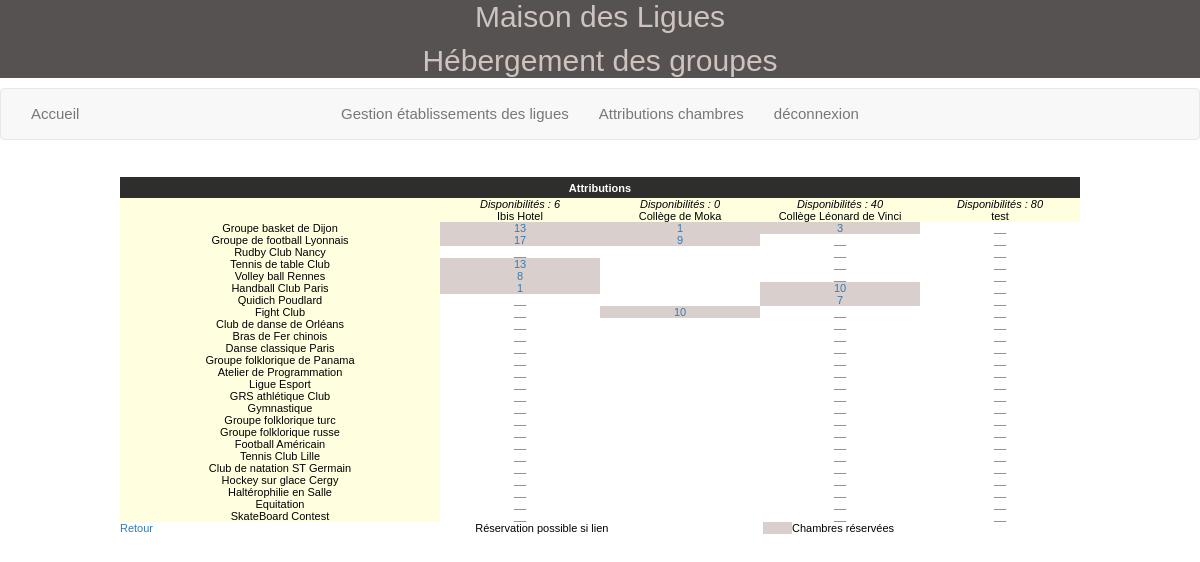
/modificationAttributions.php (signed in), run on the app's committed database.
### tables this page shows
CREATE TABLE IF NOT EXISTS `etablissement` (
  `id` char(8) NOT NULL,
  `nom` varchar(45) NOT NULL,
  `adresseRue` varchar(45) NOT NULL,
  `codePostal` char(5) NOT NULL,
  `ville` varchar(35) NOT NULL,
  `tel` varchar(13) NOT NULL,
  `adresseElectronique` varchar(70) DEFAULT NULL,
  `type` tinyint(4) NOT NULL,
  `civiliteResponsable` varchar(12) NOT NULL,
  `nomResponsable` varchar(25) NOT NULL,
  `prenomResponsable` varchar(25) DEFAULT NULL,
  `nombreChambresOffertes` int(11) DEFAULT NULL,
  `infosP` varchar(250) NOT NULL,
  PRIMARY KEY (`id`)
);

CREATE TABLE IF NOT EXISTS `groupe` (
  `id` char(4) NOT NULL,
  `nom` varchar(40) NOT NULL,
  `identiteResponsable` varchar(40) DEFAULT NULL,
  `adressePostale` varchar(120) DEFAULT NULL,
  `nombrePersonnes` int(11) NOT NULL,
  `nomPays` varchar(40) NOT NULL,
  `hebergement` char(1) NOT NULL,
  PRIMARY KEY (`id`)
);

CREATE TABLE IF NOT EXISTS `attribution` (
  `idEtab` char(8) NOT NULL,
  `idGroupe` char(4) NOT NULL,
  `nombreChambres` int(11) NOT NULL,
  PRIMARY KEY (`idEtab`,`idGroupe`),
  KEY `fk2_Attribution` (`idGroupe`)
);

### _gestionBase.inc.php (called while the page is built, shortened)
<?php
function obtenirReqEtablissementsOffrantChambres()
{
   $req="select id, nom, nombreChambresOffertes from Etablissement where
         nombreChambresOffertes!=0 order by id";
   return $req;
}
function obtenirNbEtabOffrantChambres($connexion)
{
   $req="select count(*) as nombreEtabOffrantChambres from Etablissement where
         nombreChambresOffertes!=0";
   $rsEtabOffrantChambres=$connexion->query($req);
   $lgEtabOffrantChambres=$rsEtabOffrantChambres->fetch(PDO::FETCH_ASSOC);
   return $lgEtabOffrantChambres["nombreEtabOffrantChambres"];
}
function obtenirReqIdNomGroupesAHeberger()
{
   $req="select id, nom from Groupe where hebergement='O' order by id";
   return $req;
}
function obtenirNbOccup($connexion, $idEtab)
{
   $req="select IFNULL(sum(nombreChambres), 0) as totalChambresOccup from
        Attribution where idEtab='$idEtab'";
   $rsOccup=$connexion->query($req);
   $lgOccup = $rsOccup->fetch(PDO::FETCH_ASSOC);
   return $lgOccup["totalChambresOccup"];
}
function obtenirNbOccupGroupe($connexion, $idEtab, $idGroupe)
{
   $req="select nombreChambres From Attribution where idEtab='$idEtab'
        and idGroupe='$idGroupe'";
   $rsAttribGroupe=$connexion->query($req);
   if ($lgAttribGroupe=$rsAttribGroupe->fetch(PDO::FETCH_ASSOC))
      return $lgAttribGroupe["nombreChambres"];
   else
      return 0;
}
?>

### modificationAttributions.php (the view, shortened to what this page needs)
<?php
include("_debut.inc.php");
include("_gestionBase.inc.php");
$connexion=connect();
if (empty($_SESSION['id']))
{
    header("location:index.php");
}
else
{
$nbEtabOffrantChambres=obtenirNbEtabOffrantChambres($connexion);
$nb=$nbEtabOffrantChambres+1;
$pourcCol=50/$nbEtabOffrantChambres;
echo "
<table width='80%' cellspacing='0' cellpadding='0' align='center'
class='tabQuadrille'>";
   echo "
   <tr class='enTeteTabQuad'>
      <td colspan=$nb><strong>Attributions</strong></td>
   </tr>";
   echo "
   <tr class='ligneTabQuad'>
      <td>&nbsp;</td>";
   $req=obtenirReqEtablissementsOffrantChambres();
   $rsEtab=$connexion->query($req);
   $lgEtab=$rsEtab->fetch(PDO::FETCH_ASSOC);
   while ($lgEtab!=FALSE)
   {
      $idEtab=$lgEtab["id"];
      $nom=$lgEtab["nom"];
      $nbOffre=$lgEtab["nombreChambresOffertes"];
      $nbOccup=obtenirNbOccup($connexion, $idEtab);
      $nbChLib = $nbOffre - $nbOccup;
      echo "
      <td valign='top' width='$pourcCol%'><i>Disponibilités : $nbChLib </i> <br>
      $nom </td>";
      $lgEtab=$rsEtab->fetch(PDO::FETCH_ASSOC);
   }
   echo "
   </tr>";
   $req=obtenirReqIdNomGroupesAHeberger();
   $rsGroupe=$connexion->query($req);
   $lgGroupe=$rsGroupe->fetch(PDO::FETCH_ASSOC);
   while ($lgGroupe!=FALSE)
   {
      $idGroupe=$lgGroupe['id'];
      $nom=$lgGroupe['nom'];
      echo "
      <tr class='ligneTabQuad'>
         <td width='25%'>$nom</td>";
      $req=obtenirReqEtablissementsOffrantChambres();
      $rsEtab=$connexion->query($req);
      $lgEtab=$rsEtab->fetch(PDO::FETCH_ASSOC);
      while ($lgEtab!=FALSE)
      {
         $idEtab=$lgEtab["id"];
         $nbOffre=$lgEtab["nombreChambresOffertes"];
         $nbOccup=obtenirNbOccup($connexion, $idEtab);
         $nbChLib = $nbOffre - $nbOccup;
         $nbOccupGroupe=obtenirNbOccupGroupe($connexion, $idEtab, $idGroupe);
         if ($nbOccupGroupe!=0)
         {
            $nbMax = $nbChLib + $nbOccupGroupe;
            echo "
            <td class='reserve'>
            <a href='donnerNbChambres.php?idEtab=$idEtab&amp;idGroupe=$idGroupe&amp;nbChambres=$nbMax'>
            $nbOccupGroupe</a></td>";
         }
         else
         {
            if ($nbChLib != 0)
            {
               echo "
               <td class='reserveSiLien'>
               <a href='donnerNbChambres.php?idEtab=$idEtab&amp;idGroupe=$idGroupe&amp;nbChambres=$nbChLib'>
               __</a></td>";
            }
            else
            {
               echo "<td class='reserveSiLien'>&nbsp;</td>";
            }
         }
         $lgEtab=$rsEtab->fetch(PDO::FETCH_ASSOC);
      }
      $lgGroupe=$rsGroupe->fetch(PDO::FETCH_ASSOC);
   }
echo "
</table>";
echo "
<table align='center' width='80%'>
   <tr>
      <td width='34%' align='left'><a href='consultationAttributions.php'>Retour</a>
      </td>
      <td class='reserveSiLien'>&nbsp;</td>
      <td width='30%' align='left'>Réservation possible si lien</td>
      <td class='reserve'>&nbsp;</td>
      <td width='30%' align='left'>Chambres réservées</td>
   </tr>
</table>";
}
?>

### css/cssGeneral.css (style rules this page uses)
.basePage { background-color:#ffffff; color:black; font:15px Arial, Helvetica, sans-serif; }
td,tr { font:11px Arial, Helvetica, sans-serif; }
tr.enTeteTabQuad { height:21px; text-align:center; background-color: #2e2e2d; color: white; }
tr.ligneTabQuad { background-color:#FFFFE0; text-align:center; color:black; }
td.reserveSiLien { background-color:#FFFFFF; color:black; }
td.reserve { background-color:#D9CFCC; color:black; }

### data on the page
etablissement: $pourcCol 12.5 (drawn), nbChLib "6", nom "Ibis Hotel", id.nombreChambres "13", id.nombreChambres "17", id.nombreChambres "8", id.nombreChambres "1"
etablissement: $pourcCol 12.5 (drawn), nbChLib "0", nom "Collège de Moka", id.nombreChambres "1", id.nombreChambres "9", id.nombreChambres "10"
etablissement: $pourcCol 12.5 (drawn), nbChLib "40", nom "Collège Léonard de Vinci", id.nombreChambres "3", id.nombreChambres "10", id.nombreChambres "7"
etablissement: $pourcCol 12.5 (drawn), nombreChambresOffertes "80", nom "test"
groupe: nom "Groupe basket de Dijon"
groupe: nom "Groupe de football Lyonnais"
groupe: nom "Rudby Club Nancy"
groupe: nom "Tennis de table Club"
groupe: nom "Volley ball Rennes"
groupe: nom "Handball Club Paris"
groupe: nom "Quidich Poudlard"
groupe: nom "Fight Club"
groupe: nom "Club de danse de Orléans"
groupe: nom "Bras de Fer chinois"
groupe: nom "Danse classique Paris"
groupe: nom "Groupe folklorique de Panama"
groupe: nom "Atelier de Programmation"
groupe: nom "Ligue Esport"
groupe: nom "GRS athlétique Club"
groupe: nom "Gymnastique"
groupe: nom "Groupe folklorique turc"
groupe: nom "Groupe folklorique russe"
groupe: nom "Football Américain"
groupe: nom "Tennis Club Lille"
groupe: nom "Club de natation ST Germain"
groupe: nom "Hockey sur glace Cergy"
groupe: nom "Haltérophilie en Salle"
groupe: nom "Equitation"
groupe: nom "SkateBoard Contest"
